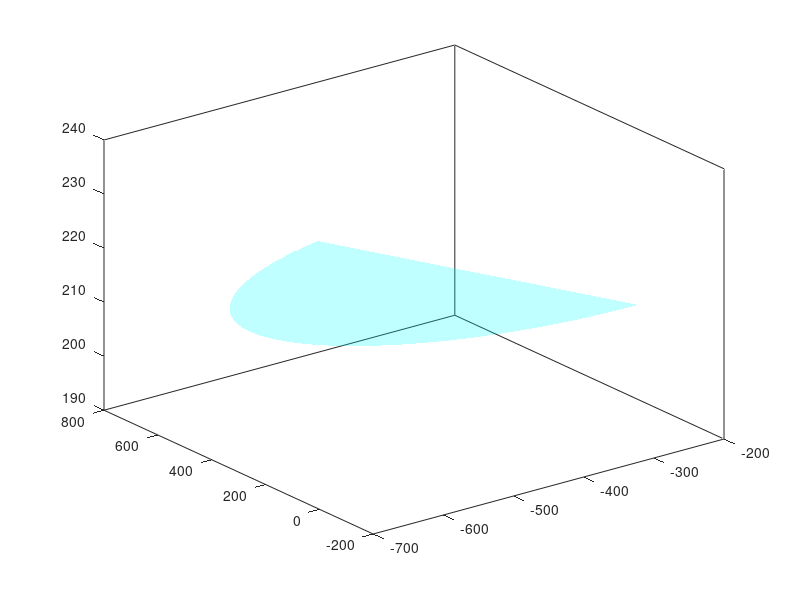

The MATLAB script that drew this image:
function draw_workspace()
    t1 = linspace(-120, 120,1000)*pi/180;
    x1 = (450+400)*cos(t1)+0;
    y1 = (450+400)*sin(t1)+0;
    z1a = ones(size(t1))*213;
    z1b = ones(size(t1))*353;
    z1 = zeros(size(t1));
    surf([x1;x1], [y1;y1], [z1a; z1b],'FaceColor','interp','EdgeColor','none', 'FaceAlpha',1)
    fill3(x1, y1, z1a,'c','EdgeColor','none', 'FaceAlpha',0.25)

    t2 = linspace(-180, 180,1000)*pi/180;
    x2 = 260*cos(t2);
    y2 = 260*sin(t2);
    z2a = ones(size(t2))*213;
    z2b = ones(size(t2))*353;
    z2 = zeros(size(t2));
    surf([x2;x2], [y2;y2], [z2a; z2b],'FaceColor','interp','EdgeColor','none', 'FaceAlpha',1)
    fill3(x2, y2, z2a,'w','EdgeColor','none', 'FaceAlpha',0.25)

    t3 = linspace(90, 246,1000)*pi/180;
    x3 = 400*cos(t3)-258.109;
    y3 = 400*sin(t3)-368.6184;
    z3a = ones(size(t3))*213;
    z3b = ones(size(t3))*353;
    z3 = zeros(size(t3));
    surf([x3;x3], [y3;y3], [z3a; z3b],'FaceColor','interp','EdgeColor','none', 'FaceAlpha',1)
    fill3(x3, y3, z3a, 'c','EdgeColor','none', 'FaceAlpha',0.25)

    t4 = linspace(114, 270,1000)*pi/180;
    x4 = 400*cos(t4)-258.109;
    y4 = 400*sin(t4)+368.6184;
    z4a = ones(size(t4))*213;
    z4b = ones(size(t4))*353;
    z4 = zeros(size(t4));
    surf([x4;x4], [y4;y4], [z4a; z4b],'FaceColor','interp','EdgeColor','none', 'FaceAlpha',1)
    fill3(x4, y4, z4a, 'c','EdgeColor','none', 'FaceAlpha',0.25)
end